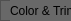
  <widget class="QFrame" name="frame_54">
   <property name="geometry">
    <rect>
     <x>22</x>
     <y>379</y>
     <width>71</width>
     <height>21</height>
    </rect>
   </property>
   <property name="minimumSize">
    <size>
     <width>71</width>
     <height>21</height>
    </size>
   </property>
   <property name="maximumSize">
    <size>
     <width>71</width>
     <height>21</height>
    </size>
   </property>
   <property name="styleSheet">
    <string notr="true">background-color: #686868;</string>
   </property>
   <property name="frameShape">
    <enum>QFrame::StyledPanel</enum>
   </property>
   <property name="frameShadow">
    <enum>QFrame::Raised</enum>
   </property>
   <widget class="QLabel" name="label_83">
    <property name="geometry">
     <rect>
      <x>10</x>
      <y>0</y>
      <width>61</width>
      <height>21</height>
     </rect>
    </property>
    <property name="minimumSize">
     <size>
      <width>61</width>
      <height>21</height>
     </size>
    </property>
    <property name="maximumSize">
     <size>
      <width>61</width>
      <height>21</height>
     </size>
    </property>
    <property name="text">
     <string>Frame Style</string>
    </property>
   </widget>
   <widget class="QFrame" name="frame_55">
    <property name="geometry">
     <rect>
      <x>0</x>
      <y>0</y>
      <width>71</width>
      <height>21</height>
     </rect>
    </property>
    <property name="minimumSize">
     <size>
      <width>71</width>
      <height>21</height>
     </size>
    </property>
    <property name="maximumSize">
     <size>
      <width>71</width>
      <height>21</height>
     </size>
    </property>
    <property name="styleSheet">
     <string notr="true">background-color: #686868;</string>
    </property>
    <property name="frameShape">
     <enum>QFrame::StyledPanel</enum>
    </property>
    <property name="frameShadow">
     <enum>QFrame::Raised</enum>
    </property>
    <widget class="QLabel" name="label_84">
     <property name="geometry">
      <rect>
       <x>10</x>
       <y>0</y>
       <width>61</width>
       <height>21</height>
      </rect>
     </property>
     <property name="minimumSize">
      <size>
       <width>61</width>
       <height>21</height>
      </size>
     </property>
     <property name="maximumSize">
      <size>
       <width>61</width>
       <height>21</height>
      </size>
     </property>
     <property name="text">
      <string>Color &amp; Trim</string>
     </property>
    </widget>
   </widget>
   <widget class="QLineEdit" name="lineEdit_38">
    <property name="geometry">
     <rect>
      <x>80</x>
      <y>0</y>
      <width>171</width>
      <height>21</height>
     </rect>
    </property>
    <property name="minimumSize">
     <size>
      <width>171</width>
      <height>21</height>
     </size>
    </property>
    <property name="maximumSize">
     <size>
      <width>171</width>
      <height>21</height>
     </size>
    </property>
    <property name="styleSheet">
     <string notr="true">border: 1px solid #686868;</string>
    </property>
   </widget>
  </widget>
